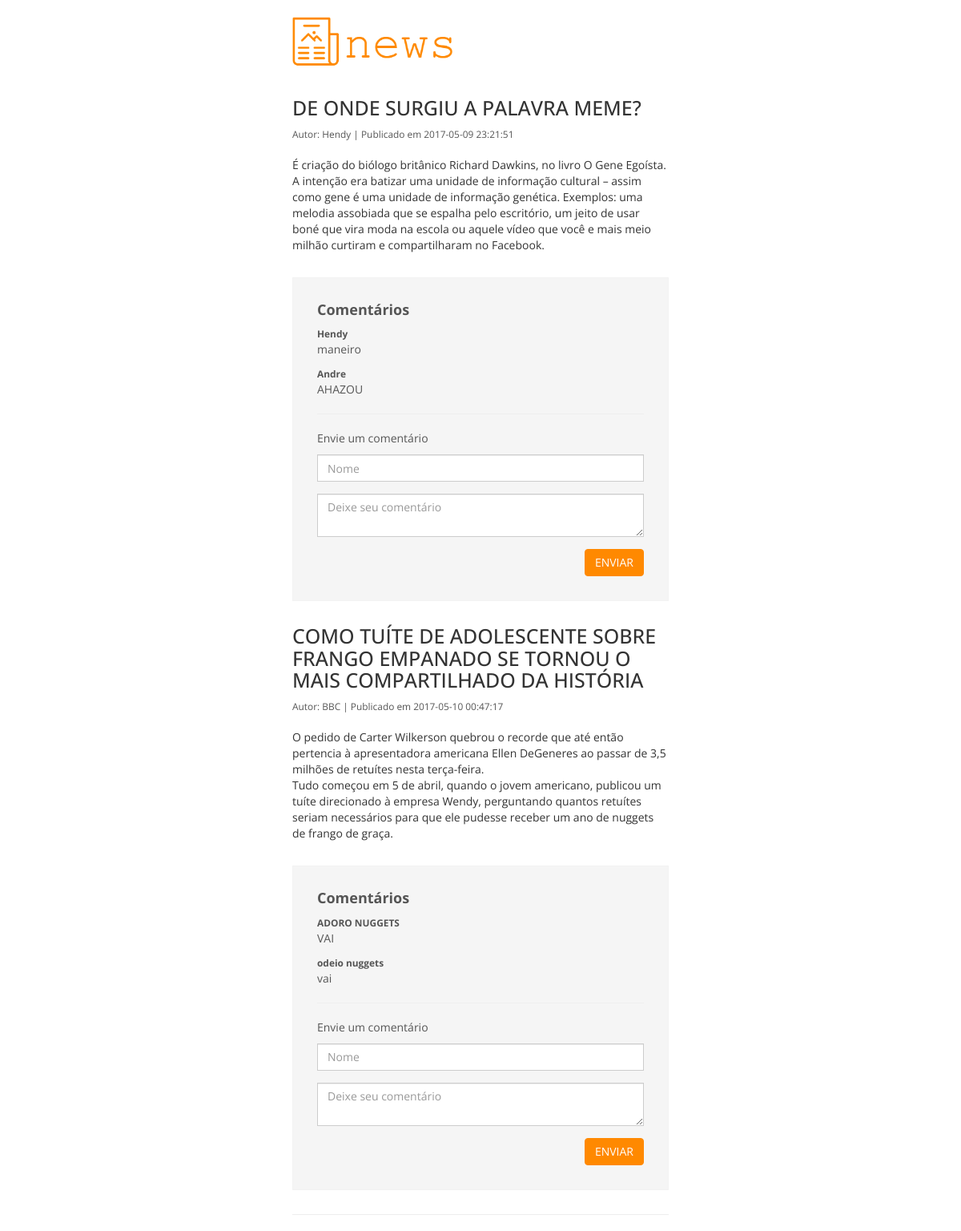
/news-samurai/index.php, run on the app's committed database.
### tables this page shows
CREATE TABLE `noticias` (
  `id_noticia` int(11) NOT NULL,
  `titulo` varchar(100) NOT NULL,
  `descricao` text NOT NULL,
  `autor` varchar(100) NOT NULL,
  `data` timestamp NOT NULL DEFAULT CURRENT_TIMESTAMP
);

CREATE TABLE `comentarios` (
  `id_comentario` int(11) NOT NULL,
  `id_noticia` int(11) NOT NULL,
  `nome` varchar(50) NOT NULL,
  `comentario` text NOT NULL
);

### news-samurai/index.php (the view, shortened to what this page needs)
<!DOCTYPE html>
<html>
<head>
	<link rel="stylesheet" type="text/css" href="https://maxcdn.bootstrapcdn.com/bootstrap/3.3.7/css/bootstrap.min.css">
	<link rel="stylesheet" type="text/css" href="style.css">
</head>
<body>
	<div class="container">
		<img src="news-logo.png" class="logo" alt="News">
		<?php
			require('connect.php');
			$sql = "SELECT * FROM noticias";
			$result = $conn->query($sql);
			if ($result->num_rows > 0) {
			    while($row = $result->fetch_assoc()) {
    	?>
    	<article class="new">
    		<h2><?php echo $row["titulo"] ?></h2>
    		<small class="info">Autor: <?php echo $row["autor"] ?> | Publicado em <?php echo $row["data"] ?></small>
    		<p><?php echo $row["descricao"] ?></p>
			<section class="comments">
				<h3>Comentários</h3>
				<ul>
				<?php
					$sql = "SELECT * FROM comentarios WHERE id_noticia =".$row["id_noticia"];
					$result_comentarios = $conn->query($sql);
					if ($result_comentarios->num_rows > 0) {
					    while($row = $result_comentarios->fetch_assoc()) {
				 ?>
					<li>
						<small><?php echo $row["nome"] ?></small>
						<p><?php echo $row["comentario"] ?></p>
					</li>
			 	<?php
					    }
					} else {
					    echo "Nenhum comentário para exibir.";
					}
			  	?>
				</ul>
				<hr>
				<form method="GET" action="actions.php">
					<p>Envie um comentário</p>
					<div class="form-group">
						<input class="form-control" type="text" name="nome-usuario" placeholder="Nome" required>
					</div>
					<div class="form-group">
						<textarea class="form-control" name="comentario" placeholder="Deixe seu comentário" required></textarea>
					</div>
					<div class="form-group">
						<button class="pull-right btn btn-primary" type="submit" name="submit" value="comentar">Enviar</button>
					</div>
					<div class="clearfix"></div>
				</form>
			</section>
		</article>
    	<?php
			    }
			} else {
			    echo "0 results";
			}
		?>
		<hr>
	</div>
</body>
</html>

### news-samurai/style.css (style rules this page uses)
body { margin: 0; padding: 0; font-family: 'Open Sans', sans-serif; }
.container { width: 500px; max-width: 100%; }
.logo { max-width: 100%; width: 200px; margin:10px auto; display: inline-block; }
.new h2 { text-transform: uppercase; font-size: 25px; }
.new .info { color: #555; margin-bottom: 20px; display: block; }
.comments { border: 1px solid #f2f2f2; padding: 30px; margin: 30px 0; color: #555; background-color: #f5f5f5; }
.comments h3 { margin-top: 0; font-weight: bold; font-size: 18px; }
.comments ul { list-style: none; padding: 0; }
.comments ul li small { font-weight: bold; }
button.btn-primary { background-color: #ff8900; border-color: #ff8900; text-transform: uppercase; }
.form-control { border-radius: 0; }

### data on the page
noticias: titulo "DE ONDE SURGIU A PALAVRA MEME?", autor "Hendy", data "2017-05-09 23:21:51", descricao "É criação do biólogo britânico Richard Dawkins, no livro O Gene Egoísta. A intenção era batizar uma unidade de informação cultural – assim como gene é uma unidade de informação genética. Exemplos: uma melodia assobiada que se espalha pelo escritório, um jeito de usar boné que vira moda na escola ou aquele vídeo que você e mais meio milhão curtiram e compartilharam no Facebook."
comentarios: nome "Hendy", comentario "maneiro"
comentarios: nome "Andre", comentario "AHAZOU"
noticias: titulo "COMO TUÍTE DE ADOLESCENTE SOBRE FRANGO EMPANADO SE TORNOU O MAIS COMPARTILHADO DA HISTÓRIA", autor "BBC", data "2017-05-10 00:47:17", descricao "O pedido de Carter Wilkerson quebrou o recorde que até então pertencia à apresentadora americana Ellen DeGeneres ao passar de 3,5 milhões de retuítes nesta terça-feira. Tudo começou em 5 de abril, quando o jovem americano, publicou um tuíte direcionado à empresa Wendy, perguntando quantos retuítes seriam necessários para que ele pudesse receber um ano de nuggets de frango de graça."
comentarios: nome "ADORO NUGGETS", comentario "VAI"
comentarios: nome "odeio nuggets", comentario "vai"
